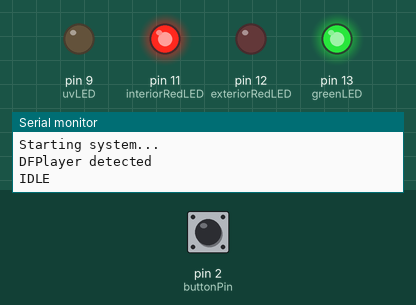
Recording of a sketch running on a simulated Arduino Mega 2560, built with avr-gcc and run on an emulated ATmega2560. Parts: output pins drawn as LEDs (lit = HIGH), the last lines printed to the serial monitor. The test bench sets the inputs (shaded band); at power-on: pin 2 (buttonPin) HIGH. The audio player accepts every command and is not drawn.

Above: at 3.7 s.
3.8 s: pin 2 (buttonPin) pulled LOW for 0.15 s
At 5.2 s:
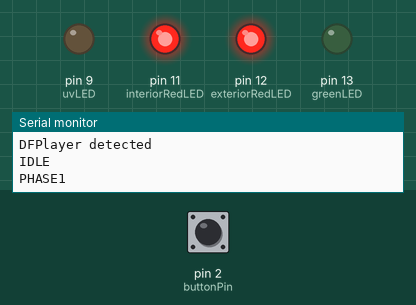
At 34.9 s:
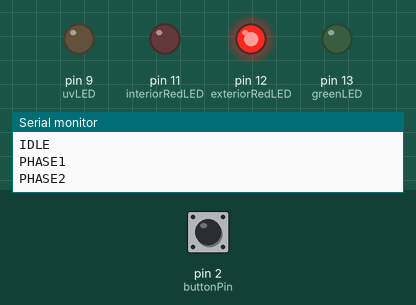
Timing chart, 0 to 35.2 s (numbered marks = the images above; inputs shaded):
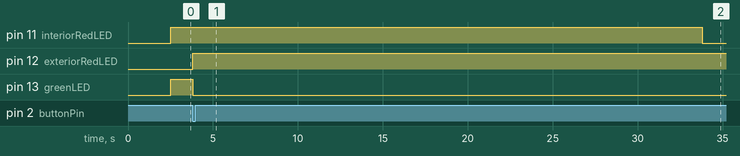

The sketch:

WORKINGV1.ino
```cpp
#include <DFRobotDFPlayerMini.h>

DFRobotDFPlayerMini player;

enum State {
  IDLE,
  PHASE1,
  PHASE2,
  PHASE3
};

State currentState = IDLE;

const int buttonPin = 2;
const int greenLED = 13;
const int exteriorRedLED = 12;
const int interiorRedLED = 11;
const int uvLED = 9;

bool lastButtonState = HIGH;
bool audioReady = false;
unsigned long stateStartTime = 0;

const unsigned long phase1Time = 30000;
const unsigned long phase2Time = 60000;
const unsigned long phase3Time = 30000;

void stopAudio() {
  if (audioReady) {
    player.stop();
  }
}

void playTrack(int trackNumber) {
  if (audioReady) {
    player.stop();
    delay(200);
    player.play(trackNumber);
  }
}

void setIdleState() {
  digitalWrite(greenLED, HIGH);
  digitalWrite(exteriorRedLED, LOW);
  digitalWrite(interiorRedLED, HIGH);
  digitalWrite(uvLED, LOW);

  stopAudio();
  Serial.println("IDLE");
}

void setPhase1() {
  digitalWrite(greenLED, LOW);
  digitalWrite(exteriorRedLED, HIGH);
  digitalWrite(interiorRedLED, HIGH);
  digitalWrite(uvLED, LOW);

  playTrack(1);
  Serial.println("PHASE1");
}

void setPhase2() {
  digitalWrite(greenLED, LOW);
  digitalWrite(exteriorRedLED, HIGH);
  digitalWrite(interiorRedLED, LOW);
  digitalWrite(uvLED, LOW);

  playTrack(2);
  Serial.println("PHASE2");
}

void setPhase3() {
  digitalWrite(greenLED, LOW);
  digitalWrite(exteriorRedLED, HIGH);
  digitalWrite(interiorRedLED, LOW);
  digitalWrite(uvLED, HIGH);

  playTrack(3);
  Serial.println("PHASE3");
}

void setup() {
  Serial.begin(9600);
  Serial1.begin(9600);

  pinMode(buttonPin, INPUT_PULLUP);
  pinMode(greenLED, OUTPUT);
  pinMode(exteriorRedLED, OUTPUT);
  pinMode(interiorRedLED, OUTPUT);
  pinMode(uvLED, OUTPUT);

  delay(2000);
  Serial.println("Starting system...");

  if (player.begin(Serial1)) {
    audioReady = true;
    player.volume(29);
    Serial.println("DFPlayer detected");
  } else {
    Serial.println("DFPlayer NOT detected ! lights only");
  }

  setIdleState();
}

void loop() {
  bool buttonState = digitalRead(buttonPin);

  if (currentState == IDLE && buttonState == LOW && lastButtonState == HIGH) {
    currentState = PHASE1;
    stateStartTime = millis();
    setPhase1();
  }

  unsigned long elapsed = millis() - stateStartTime;

  switch (currentState) {
    case PHASE1:
      if (elapsed >= phase1Time) {
        currentState = PHASE2;
        stateStartTime = millis();
        setPhase2();
      }
      break;

    case PHASE2:
      if (elapsed >= phase2Time) {
        currentState = PHASE3;
        stateStartTime = millis();
        setPhase3();
      }
      break;

    case PHASE3:
      if (elapsed >= phase3Time) {
        currentState = IDLE;
        setIdleState();
      }
      break;

    case IDLE:
      break;
  }

  lastButtonState = buttonState;
}
```

Measured:
- after the input at 3.8 s, pin 11 (interiorRedLED): HIGH → LOW after 30.0 s; pin 12 (exteriorRedLED): LOW → HIGH at once; pin 13 (greenLED): HIGH → LOW at once
